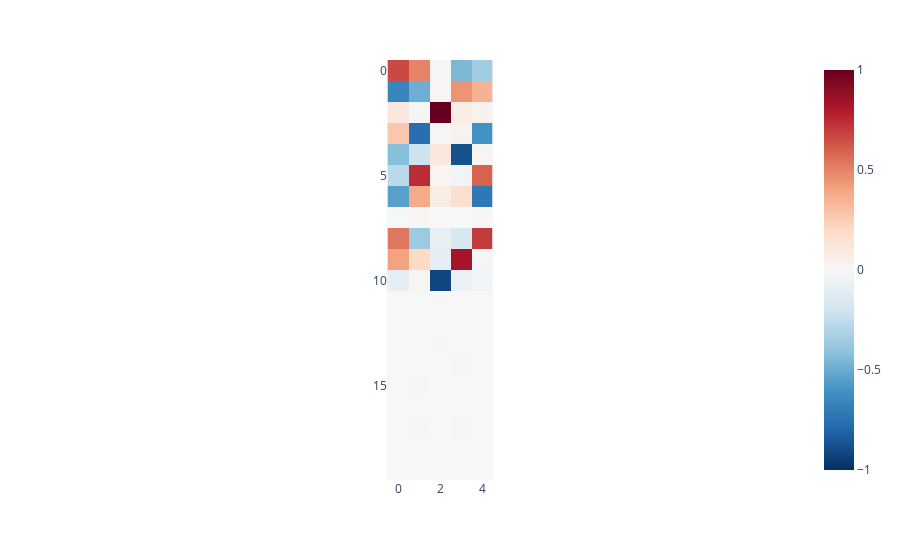
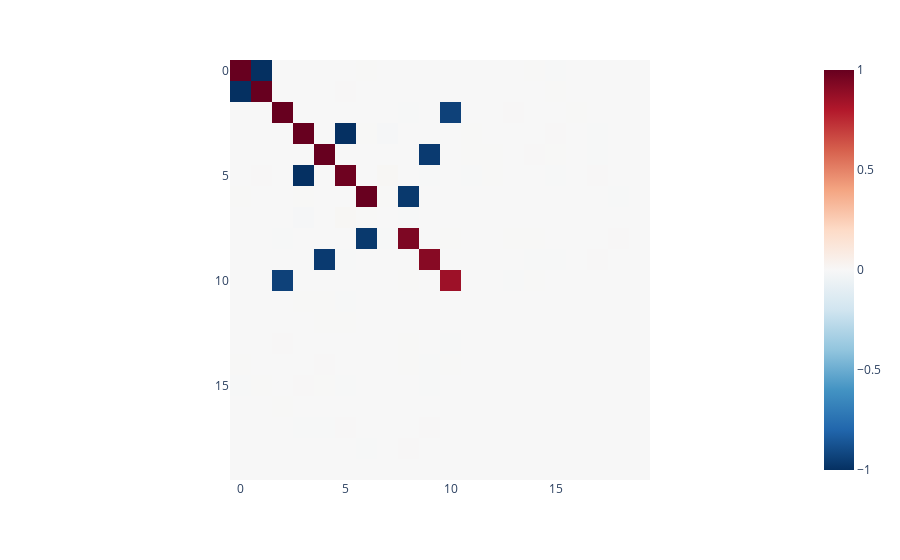
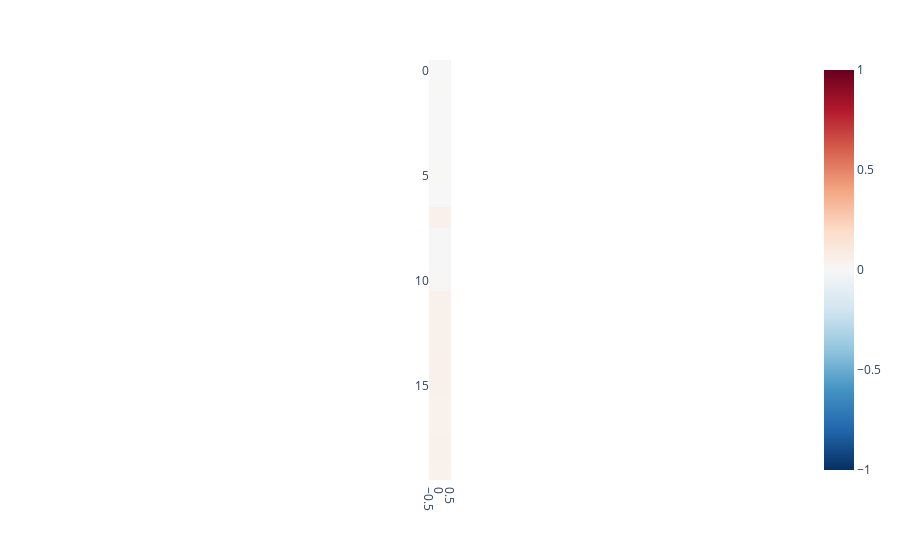

The notebook cell these images were saved under, in order:
### Code cell
encoder_w = model.encoder.weight.data
decoder_w = model.decoder.weight.data

visualise_tensor(encoder_w.t())
# visualise_tensor(decoder_w.t())

visualise_tensor(decoder_w@encoder_w)
visualise_tensor(model.decoder.bias.data.reshape(-1,1))

### Figure 1 — Plotly figure (JSON) as saved in the notebook; plotly's stock layout.template omitted (floating-point values rounded to 4 significant figures)
{"data": [{"coloraxis": "coloraxis", "hovertemplate": "x: %{x}<br>y: %{y}<br>color: %{z}<extra></extra>", "name": "0", "type": "heatmap", "xaxis": "x", "yaxis": "y", "z": [[0.664, 0.5017, -0.01665, -0.4559, -0.3517], [-0.6589, -0.4916, 0.01821, 0.4498, 0.3472], [0.1058, -0.01629, 1.003, 0.07203, 0.03394], [0.2736, -0.7593, -0.02238, 0.03415, -0.6028], [-0.426, -0.2138, 0.1055, -0.8784, 0.02206], [-0.2717, 0.7449, 0.02161, -0.03343, 0.5919], [-0.5473, 0.378, 0.07693, 0.1654, -0.7216], [-0.004338, 0.009122, -0.0009036, 0.001662, 0.004613], [0.5338, -0.3674, -0.07797, -0.1619, 0.6994], [0.4067, 0.2013, -0.09832, 0.8358, -0.02077], [-0.09546, 0.01511, -0.9177, -0.06672, -0.03243], [-0.0009819, -0.002841, 0.001192, -0.001146, -0.001621], [-0.001276, 0.001341, 0.001392, -0.002341, 0.00144], [0.001291, -0.00115, 0.003832, -0.001967, 0.001624], [0.0006527, -0.0002715, -0.00221, -0.005647, 0.0009253], [-0.001171, -0.006864, -0.001524, -0.001612, -0.0005936], [0.000615, 0.0005272, 0.002623, -0.0008965, 0.002416], [0.0005815, 0.00454, -0.0003824, 0.003687, 0.003047], [0.002055, -0.003475, 0.001413, -2.407e-05, 0.002477], [0.0002663, -0.0005026, -0.001218, -0.001616, -0.0003523]]}], "layout": {"coloraxis": {"cmax": 1, "cmin": -1, "colorscale": [[0, "rgb(5,48,97)"], [0.1, "rgb(33,102,172)"], [0.2, "rgb(67,147,195)"], [0.3, "rgb(146,197,222)"], [0.4, "rgb(209,229,240)"], [0.5, "rgb(247,247,247)"], [0.6, "rgb(253,219,199)"], [0.7, "rgb(244,165,130)"], [0.8, "rgb(214,96,77)"], [0.9, "rgb(178,24,43)"], [1, "rgb(103,0,31)"]]}, "margin": {"t": 60}, "xaxis": {"anchor": "y", "constrain": "domain", "domain": [0, 1], "scaleanchor": "y"}, "yaxis": {"anchor": "x", "autorange": "reversed", "constrain": "domain", "domain": [0, 1]}}}

### Figure 2 — Plotly figure (JSON) as saved in the notebook; plotly's stock layout.template omitted (floating-point values rounded to 4 significant figures; data arrays with more than 128 entries replaced by an {"elided": "..."} marker saying what was removed)
{"data": [{"coloraxis": "coloraxis", "hovertemplate": "x: %{x}<br>y: %{y}<br>color: %{z}<extra></extra>", "name": "0", "type": "heatmap", "xaxis": "x", "yaxis": "y", "z": {"elided": "20x20 float values"}}], "layout": {"coloraxis": {"cmax": 1, "cmin": -1, "colorscale": [[0, "rgb(5,48,97)"], [0.1, "rgb(33,102,172)"], [0.2, "rgb(67,147,195)"], [0.3, "rgb(146,197,222)"], [0.4, "rgb(209,229,240)"], [0.5, "rgb(247,247,247)"], [0.6, "rgb(253,219,199)"], [0.7, "rgb(244,165,130)"], [0.8, "rgb(214,96,77)"], [0.9, "rgb(178,24,43)"], [1, "rgb(103,0,31)"]]}, "margin": {"t": 60}, "xaxis": {"anchor": "y", "constrain": "domain", "domain": [0, 1], "scaleanchor": "y"}, "yaxis": {"anchor": "x", "autorange": "reversed", "constrain": "domain", "domain": [0, 1]}}}

### Figure 3 — Plotly figure (JSON) as saved in the notebook; plotly's stock layout.template omitted (floating-point values rounded to 4 significant figures)
{"data": [{"coloraxis": "coloraxis", "hovertemplate": "x: %{x}<br>y: %{y}<br>color: %{z}<extra></extra>", "name": "0", "type": "heatmap", "xaxis": "x", "yaxis": "y", "z": [[0.001004], [0.002702], [0.000714], [0.00117], [0.001478], [0.002851], [0.002001], [0.05072], [0.004447], [0.005633], [0.008909], [0.04982], [0.04985], [0.04867], [0.05031], [0.0505], [0.04612], [0.04622], [0.04935], [0.04617]]}], "layout": {"coloraxis": {"cmax": 1, "cmin": -1, "colorscale": [[0, "rgb(5,48,97)"], [0.1, "rgb(33,102,172)"], [0.2, "rgb(67,147,195)"], [0.3, "rgb(146,197,222)"], [0.4, "rgb(209,229,240)"], [0.5, "rgb(247,247,247)"], [0.6, "rgb(253,219,199)"], [0.7, "rgb(244,165,130)"], [0.8, "rgb(214,96,77)"], [0.9, "rgb(178,24,43)"], [1, "rgb(103,0,31)"]]}, "margin": {"t": 60}, "xaxis": {"anchor": "y", "constrain": "domain", "domain": [0, 1], "scaleanchor": "y"}, "yaxis": {"anchor": "x", "autorange": "reversed", "constrain": "domain", "domain": [0, 1]}}}
